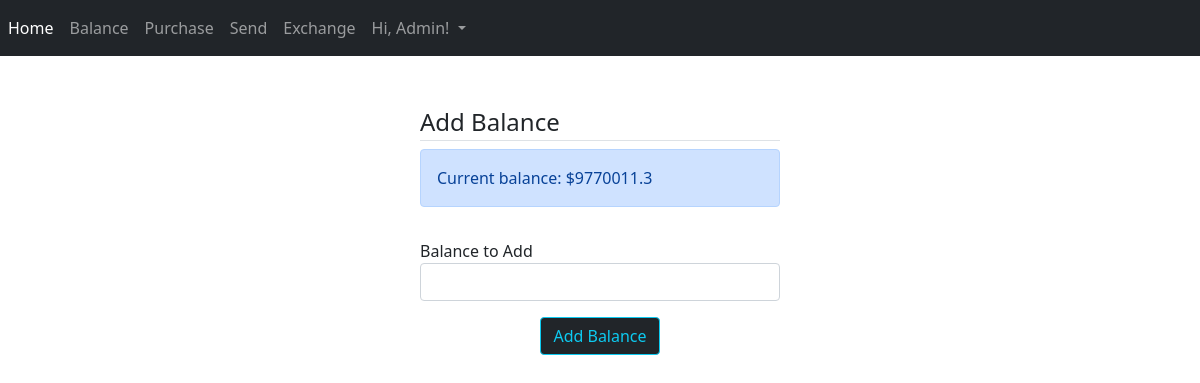
Page /add_balance (signed in) on the earlier database version.
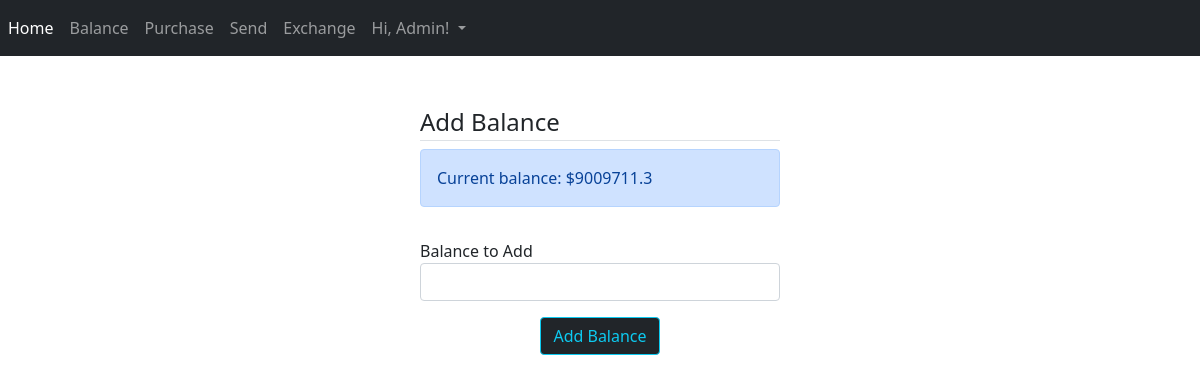
Same page on the later database version.
### CryptoExchange/models/dbmodels.py (models this page shows, shortened)
class User(db.Model, UserMixin):
    id = db.Column(db.Integer, primary_key=True)
    first_name = db.Column(db.String(20), nullable=False)
    last_name = db.Column(db.String(20), nullable=False)
    address = db.Column(db.String(20), nullable=False)
    city = db.Column(db.String(20), nullable=False)
    country = db.Column(db.String(20), nullable=False)
    phone = db.Column(db.String(15), nullable=False, unique=True)
    email = db.Column(db.String(120), nullable=False, unique=True)
    password = db.Column(db.String(60), nullable=False)
    verified = db.Column(db.Boolean, default=False, nullable=False)
    balance = db.Column(db.Float, default=0, nullable=False)
    sent_transactions = db.relationship('Transactions', backref='sender',
                                        foreign_keys="Transactions.sender_id", lazy=True)
    recv_transactions = db.relationship('Transactions', backref='receiver',
                                        foreign_keys="Transactions.receiver_id", lazy=True)

### CryptoExchange/controllers/routes.py (the view)
@app.route('/add_balance', methods=['GET', 'POST'])
@login_required
def add_balance():
    if not current_user.verified:
        return redirect(url_for('profile_activation'))
    form = AddBalanceForm()
    form.current_balance.data = current_user.balance
    if form.validate_on_submit():
        current_user.balance = current_user.balance + float(form.balance_to_add.data)
        current_user.balance = round(current_user.balance, 2)
        db.session.commit()
        flash('Balance successfully added!', 'success')
        return redirect(url_for('purchase'))
    return render_template('add_balance.html', title='Add Balance', form=form)

### CryptoExchange/forms/AddBalanceForm.py (shortened to what this page needs)
class AddBalanceForm(FlaskForm):
    current_balance = StringField('Current balance')
    balance_to_add = StringField('Balance to Add', validators=[DataRequired()])
    submit = SubmitField('Add Balance')

### CryptoExchange/models/dbmodels.py (called while the page is built)
@login_manager.user_loader
def load_user(user_id):
    return User.query.get(int(user_id))

### CryptoExchange/templates/add_balance.html (shortened to what this page needs)
{% extends "layout.html" %}
{% block content %}
    <div style="margin: 0 auto; width: 30%;">
        <div class="content-section pt-5">
            <form action="" method="post">
                <fieldset class="form-group">
                    <legend class="border-bottom mb-2">Add Balance</legend>
                    <div class="form-group">
                        <div class="alert alert-primary" role="alert">
                        Current balance: ${{ form.current_balance.data }}
                    </div>
                    </div>
                    <div class="form-group">
                        {{ form.balance_to_add.label(class="form-control-label mt-3") }}
                        {% if form.balance_to_add.errors %}
                        {{ form.balance_to_add(class="form-control form-control-md is-invalid")}}
                            <div class="invalid-feedback">
                                {% for error in form.balance_to_add.errors %}
                                    <span>{{ error }}</span>
                                {% endfor %}
                            </div>
                        {% else %}
                            {{ form.balance_to_add(class="form-control form-control-md") }}
                        {% endif %}
                    </div>
                </fieldset>
                <div style="margin-top: 1rem;" class="text-center">
                    {{ form.submit(class="btn btn-outline-info btn-dark") }}
                </div>
            </form>
        </div>
    </div>
{% endblock content %}

### CryptoExchange/templates/layout.html (shortened to what this page needs)
<!DOCTYPE html>
<html lang="en" xmlns="">
<head>
    <link href="https://cdn.jsdelivr.net/npm/bootstrap@5.1.3/dist/css/bootstrap.min.css" rel="stylesheet"
>
    <link rel="stylesheet" type="text/css" href="https://cdn.datatables.net/1.11.4/css/jquery.dataTables.css">
</head>
<body>
<nav class="navbar navbar-expand-sm navbar-dark bg-dark">
    <div class="collapse navbar-collapse" id="navbarNav">
        <div class="navbar-nav">
            <a class="nav-item nav-link active" href="{{ url_for('home') }}">Home</a>
            {% if current_user.is_authenticated %}
            <a class="nav-item nav-link" href="{{ url_for('balance') }}">Balance</a>
            <a class="nav-item nav-link" href="{{ url_for('purchase') }}">Purchase</a>
            <a class="nav-item nav-link" href="{{ url_for('transfer') }}">Send</a>
            <a class="nav-item nav-link" href="{{ url_for('exchange') }}">Exchange</a>
            <div class="nav-item dropdown ms-auto">
                <a class="nav-link dropdown-toggle" href="#" id="navbarDropdownMenuLink" role="button"
                   data-toggle="dropdown" aria-haspopup="true" aria-expanded="false">
                    Hi, {{ current_user.first_name }}!
                </a>
            </div>
            {% else %}
            <a class="nav-item nav-link" href="{{ url_for('register') }}">Register</a>
            <a class="nav-item nav-link" href="{{ url_for('login') }}">Login</a>
            {% endif %}
        </div>
    </div>
</nav>
{% block content %}{% endblock %}
</body>
<br/>
</html>

Differences in the rows shown:
changed User "Admin": current_balance.data "9770011.3" → "9009711.3"
